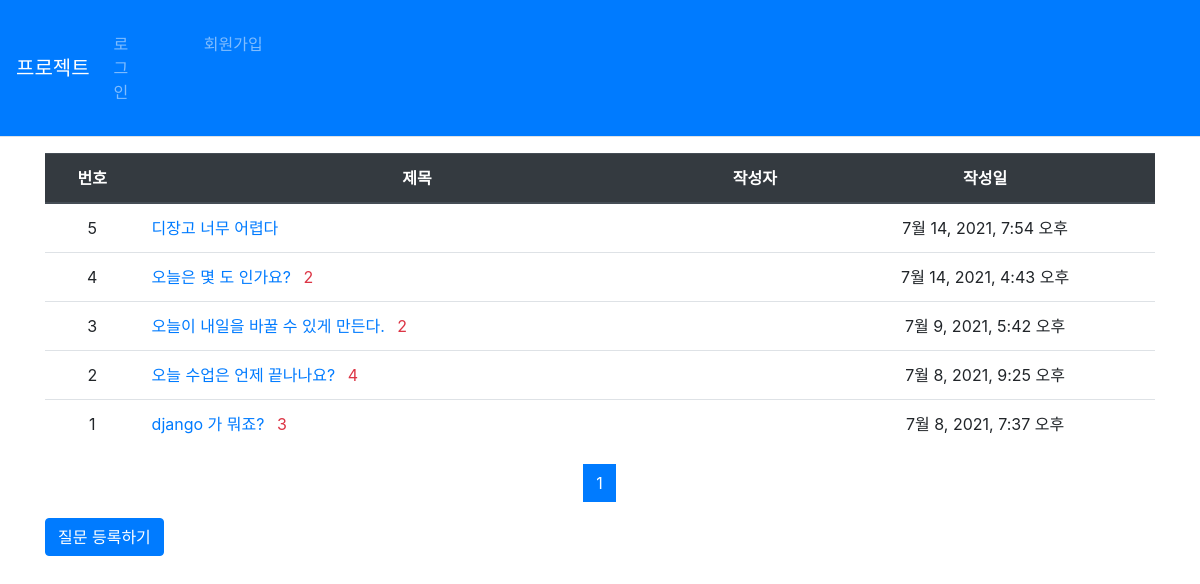
Before: /app1/ with the older database file.
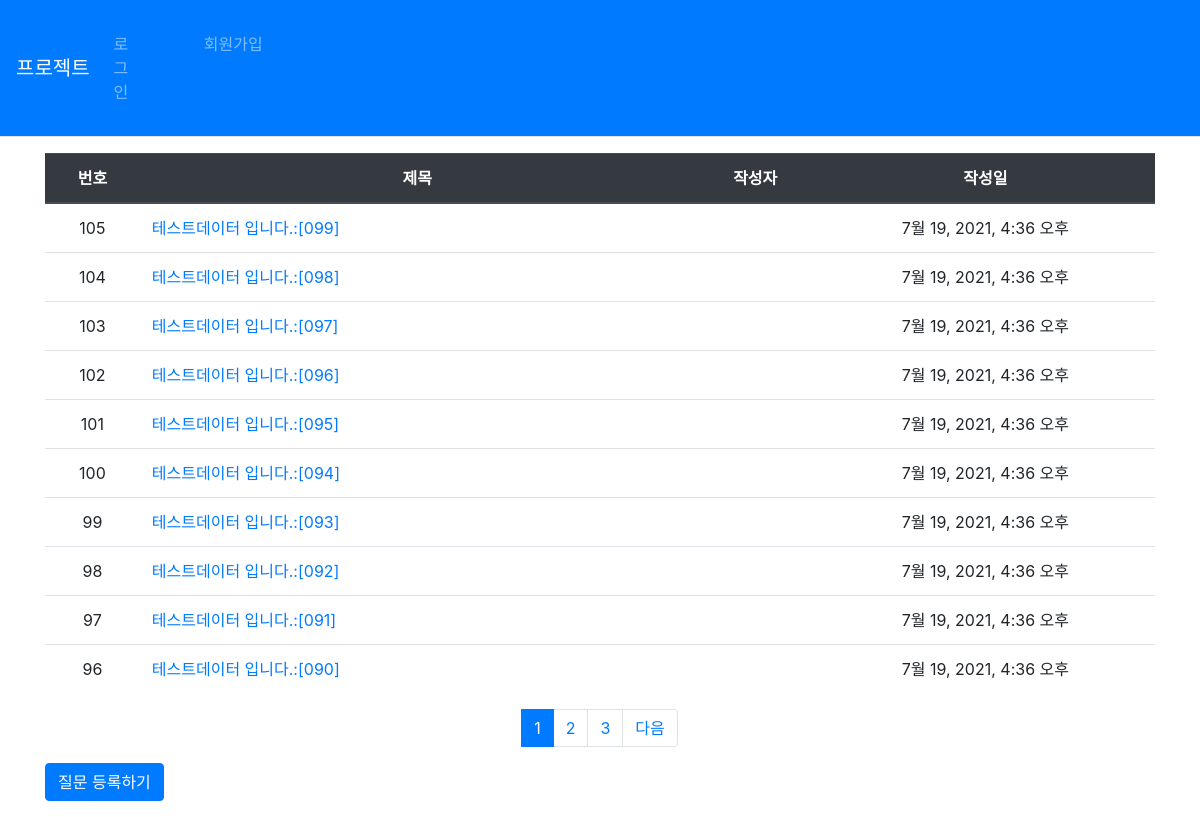
After: the same page with the newer database file.
### app1/models.py (models this page shows, shortened)
class Question(models.Model):
    subject = models.CharField(max_length=100)
    content = models.TextField()
    create_date = models.DateTimeField()
    author = models.ForeignKey(User, on_delete=models.CASCADE)
    modify_date = models.DateTimeField(null=True, blank=True)

### app1/views.py (the view)
# urls.py: path('', views.index, name='index'),
def index(request):
    page = request.GET.get('page', '1')
    question_list = Question.objects.order_by('-create_date')
    paginator = Paginator(question_list, 10)
    page_obj = paginator.get_page(page)
    context = {'question_list': page_obj}
    return render(request, 'app1/question_list.html', context)

### app1/templatetags/filter.py (called while the page is built)
@register.filter
def sub(value, arg):
    return value - arg

### templates/app1/question_list.html (shortened to what this page needs)
{% extends 'base.html' %}
{% load filter %}
{% block content %}
<div class="container my-3">
    <table class="table">
        <thead>
        <tr class="text-center thead-dark">
            <th>번호</th>
            <th style="width:50%">제목</th>
            <th>작성자</th>
            <th>작성일</th>
        </tr>
        </thead>
        <tbody>
        {% if question_list %}
        {% for question in question_list %}
        <tr class="text-center">
            <td>{{ question_list.paginator.count|sub:question_list.start_index|sub:forloop.counter0|add:1}}
            </td>
            <td class="text-left">
                <a href="{% url 'app1:detail' question.id %}">{{question.subject}}
                </a>
                {% if question.answer_set.count > 0 %}
                <span class="text-danger medium m-2">{{ question.answer_set.count }}</span>
                {% endif %}
            </td>
            <td>{{ question.author.username }}</td>
            <td>{{ question.create_date }}</td>
        </tr>
        {% endfor %}
        {% else %}
        <tr>
            <td colspan="3">질문이 없습니다</td>
        </tr>
        {% endif %}
    </tbody>
    </table>
    <ul class="pagination justify-content-center">
        {% for page_number in question_list.paginator.page_range %}
        {% if page_number >= question_list.number|add:-2 and page_number <= question_list.number|add:2 %}
            {% if page_number == question_list.number %}
        <li class="page-item active" aria-current="page">
            <a class="page-link" href="?page={{ page_number}}">{{ page_number}}</a>
        </li>
        {% else %}
         <li class="page-item">
            <a class="page-link" href="?page={{ page_number}}">{{ page_number}}</a>
        </li>
            {% endif %}
        {% endif %}
        {% endfor %}
        {% if question_list.has_next %}
        <li class="page-item">
            <a class="page-link" href="?page={{ question_list.next_page_number }}">다음</a>
        </li>
        {% else %}
        <li class="page_item disabled">
            <a class="page_link" href="#" aria-disabled="true" tabindex="-1"></a>
        </li>
        {% endif %}
    </ul>
    <a href="{% url 'app1:question_create'%}" class="btn btn-primary">질문 등록하기</a>
</div>
{% endblock %}

### templates/base.html (shortened to what this page needs)
<!DOCTYPE html>
{% load static %}
<html lang="en">
<head>
    <link rel ="stylesheet" type="text/css" href="{% static 'bootstrap.min.css' %}">
</head>
<body>
{% include "navbar.html" %}
{% block content %}
{% endblock %}
</body>
</html>

### templates/navbar.html (shortened to what this page needs)
<nav class="navbar navbar-expand-lg navbar-dark bg-primary border-bottom">
    <a class="navbar-brand" href="{% url 'app1:index' %}">프로젝트</a>
    <div class="collapse navbar-collapse flex-grow-0" id="navbarNav">
        <ul class="navbar-nav">
            <li class="nav-item ">
                {% if user.is_authenticated %}
                <a class="nav-link" href="{% url 'common:logout' %}">{{ user.username }}님(로그아웃)</a>
                {% else %}
                <div class="row my-3">
                    <div class="col-4">
                        <a class="nav-link" href="{% url 'common:login' %}">로그인</a>
                    </div>
                    <div class="col-8 text-right">
                        <a class="nav-link" href="{% url 'common:signup' %}">회원가입</a>
                    </div>
                </div>
    </div>
                {% endif %}
</nav>

Changed rows visible on the page:
no longer on this page (row unchanged): Question: paginator.count|sub "5", subject "디장고 너무 어렵다", create_date "7월 14, 2021, 7:54 오후"
no longer on this page (row unchanged): Question: paginator.count|sub "4", subject "오늘은 몇 도 인가요?", answer_set.count "2", create_date "7월 14, 2021, 4:43 오후"
no longer on this page (row unchanged): Question: paginator.count|sub "3", subject "오늘이 내일을 바꿀 수 있게 만든다.", answer_set.count "2", create_date "7월 9, 2021, 5:42 오후"
no longer on this page (row unchanged): Question: paginator.count|sub "2", subject "오늘 수업은 언제 끝나나요?", answer_set.count "4", create_date "7월 8, 2021, 9:25 오후"
no longer on this page (row unchanged): Question: paginator.count|sub "1", subject "django 가 뭐죠?", answer_set.count "3", create_date "7월 8, 2021, 7:37 오후"
added Question: paginator.count|sub "105", subject "테스트데이터 입니다.:[099]", create_date "7월 19, 2021, 4:36 오후"
added Question: paginator.count|sub "104", subject "테스트데이터 입니다.:[098]", create_date "7월 19, 2021, 4:36 오후"
added Question: paginator.count|sub "103", subject "테스트데이터 입니다.:[097]", create_date "7월 19, 2021, 4:36 오후"
added Question: paginator.count|sub "102", subject "테스트데이터 입니다.:[096]", create_date "7월 19, 2021, 4:36 오후"
added Question: paginator.count|sub "101", subject "테스트데이터 입니다.:[095]", create_date "7월 19, 2021, 4:36 오후"
added Question: paginator.count|sub "100", subject "테스트데이터 입니다.:[094]", create_date "7월 19, 2021, 4:36 오후"
added Question: paginator.count|sub "99", subject "테스트데이터 입니다.:[093]", create_date "7월 19, 2021, 4:36 오후"
added Question: paginator.count|sub "98", subject "테스트데이터 입니다.:[092]", create_date "7월 19, 2021, 4:36 오후"
added Question: paginator.count|sub "97", subject "테스트데이터 입니다.:[091]", create_date "7월 19, 2021, 4:36 오후"
added Question: paginator.count|sub "96", subject "테스트데이터 입니다.:[090]", create_date "7월 19, 2021, 4:36 오후"
Other visible differences:
new list line: "2"
new list line: "3"
text now shown: "다음"
